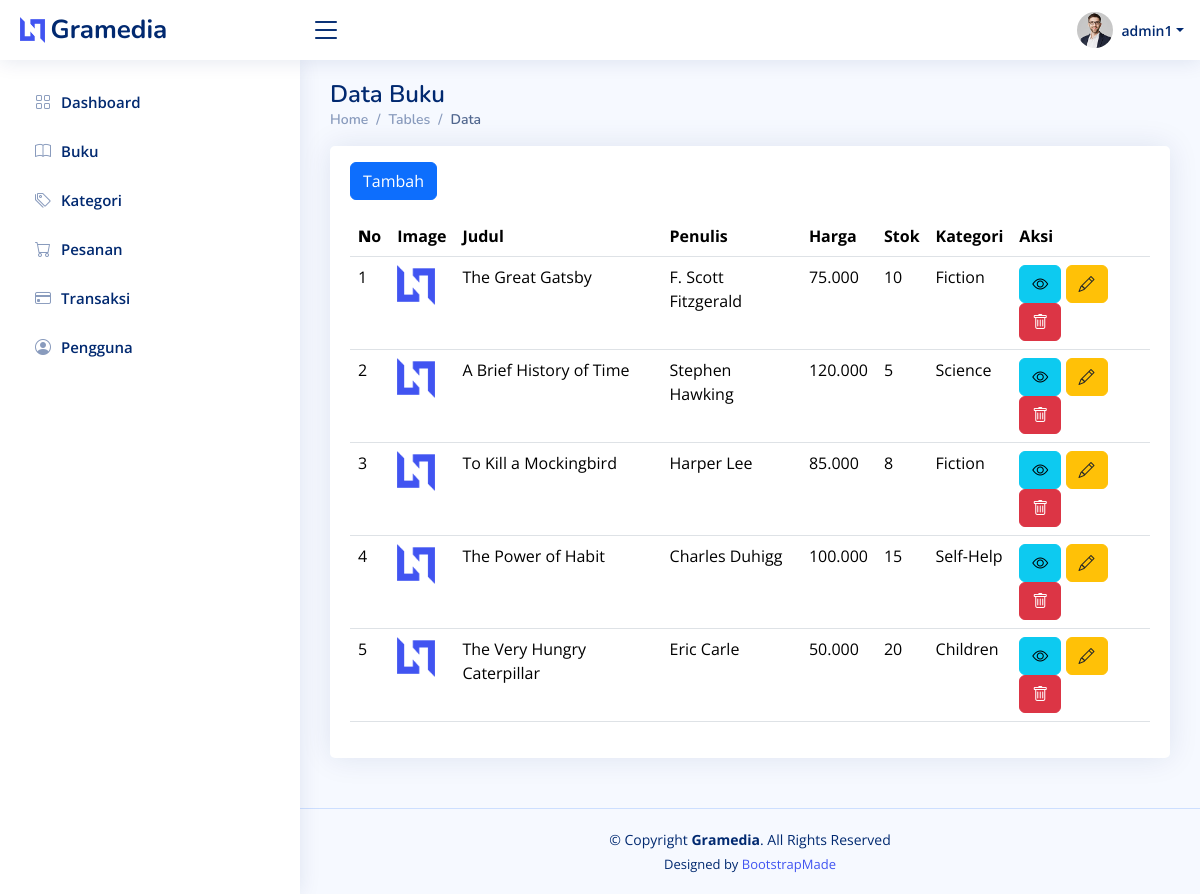
Page /admin/tables-buku.php (signed in) on the committed database.
### tables this page shows
CREATE TABLE `books` (
  `id_book` INT(11) NOT NULL AUTO_INCREMENT,
  `image` VARCHAR(255) NOT NULL,
  `title` VARCHAR(255) NOT NULL,
  `author` VARCHAR(255) NOT NULL,
  `price` DECIMAL(10, 2) NOT NULL,
  `stock` INT(11) NOT NULL,
  `id_category` INT(11),
  PRIMARY KEY (`id_book`),
  FOREIGN KEY (`id_category`) REFERENCES `categories` (`id_category`) ON DELETE SET NULL
);

CREATE TABLE `categories` (
  `id_category` INT(11) NOT NULL AUTO_INCREMENT,
  `name` VARCHAR(50) NOT NULL,
  PRIMARY KEY (`id_category`)
);

### admin/tables-buku.php (the view, shortened to what this page needs)
<?php
require_once("../koneksi.php");
?>
<!DOCTYPE html>
<html lang="en">
<head>
  <link
    href="assets/vendor/bootstrap/css/bootstrap.min.css"
    rel="stylesheet" />
  <link
    href="assets/vendor/bootstrap-icons/bootstrap-icons.css"
    rel="stylesheet" />
  <link href="assets/vendor/boxicons/css/boxicons.min.css" rel="stylesheet" />
  <link href="assets/vendor/quill/quill.snow.css" rel="stylesheet" />
  <link href="assets/vendor/quill/quill.bubble.css" rel="stylesheet" />
  <link href="assets/vendor/remixicon/remixicon.css" rel="stylesheet" />
  <link href="assets/vendor/simple-datatables/style.css" rel="stylesheet" />
  <link href="assets/css/style.css" rel="stylesheet" />
</head>
<body>
  <?php
  include 'header.php';
  include 'sidebar.php';
  ?>
  <main id="main" class="main">
    <div class="pagetitle">
      <h1>Data Buku</h1>
      <nav>
        <ol class="breadcrumb">
          <li class="breadcrumb-item"><a href="index.php">Home</a></li>
          <li class="breadcrumb-item">Tables</li>
          <li class="breadcrumb-item active">Data</li>
        </ol>
      </nav>
    </div>
    <section class="section">
      <div class="row">
        <div class="col-lg-12">
          <div class="card">
            <div class="card-body">
              <a href="forms-buku.php" class="btn btn-primary btn-custom my-3">
                Tambah
              </a>
              <table class="table datatable">
                <thead>
                  <tr>
                    <th><b>N</b>o</th>
                    <th>Image</th>
                    <th>Judul</th>
                    <th>Penulis</th>
                    <th>Harga</th>
                    <th>Stok</th>
                    <th>Kategori</th>
                    <th>Aksi</th>
                  </tr>
                </thead>
                <tbody>
                  <?php
                  $sql = "SELECT * FROM `books` LEFT JOIN categories ON books.id_category = categories.id_category";
                  $query = mysqli_query($koneksi, $sql);
                  $no = 1;
                  while ($row = mysqli_fetch_array($query)) {
                    $bookId = htmlspecialchars($row['id_book']);
                    $bookTitle = htmlspecialchars($row['title']);
                    $bookAuthor = htmlspecialchars($row['author']);
                    $bookPrice = number_format($row['price'], 0, ',', '.');
                    $bookStock = htmlspecialchars($row['stock']);
                    $bookCategory = htmlspecialchars($row['name']);
                    $bookImage = !empty($row['image']) ? '../../images/' . htmlspecialchars($row['image']) : 'assets/img/logo.png';
                  ?>
                    <tr>
                      <td><?php echo $no; ?></td>
                      <td>
                        <img src="<?php echo $bookImage; ?>" alt="<?php echo $bookTitle; ?>" style="width: auto; height: 40px;">
                      </td>
                      <td><?php echo $bookTitle; ?></td>
                      <td><?php echo $bookAuthor; ?></td>
                      <td><?php echo $bookPrice; ?></td>
                      <td><?php echo $bookStock; ?></td>
                      <td><?php echo $bookCategory; ?></td>
                      <td>
                        <button class="btn btn-info btn-view-book" data-id="<?php echo $bookId; ?>" data-bs-toggle="modal" data-bs-target="#modalDetailBook<?php echo $bookId; ?>" title="Lihat Detail">
                          <i class="bi bi-eye"></i>
                        </button>
                        <button class="btn btn-warning btn-edit-book" data-id="<?php echo $bookId; ?>" title="Edit Buku">
                          <a href="forms-buku.php?id=<?php echo $bookId; ?>" class="text-decoration-none text-dark">
                            <i class="bi bi-pencil"></i>
                          </a>
                        </button>
                        <button
                          class="btn btn-danger btn-delete-book"
                          data-id="<?php echo $bookId; ?>"
                          title="Hapus Buku">
                          <i class="bi bi-trash"></i>
                        </button>
                      </td>
                    </tr>
                  <?php $no++;
                  } ?>
                </tbody>
              </table>
            </div>
          </div>
        </div>
      </div>
    </section>
  </main>
  <?php
  include 'footer.php';
  ?>
</body>
</html>

### admin/header.php (shortened to what this page needs)
<header id="header" class="header fixed-top d-flex align-items-center">
    <div class="d-flex align-items-center justify-content-between">
        <a href="index.php" class="logo d-flex align-items-center">
            <img src="assets/img/logo.png" alt="" />
            <span class="d-none d-lg-block">Gramedia</span>
        </a>
        <i class="bi bi-list toggle-sidebar-btn"></i>
    </div>
    <nav class="header-nav ms-auto">
        <ul class="d-flex align-items-center">
            <li class="nav-item dropdown pe-3">
                <a
                    class="nav-link nav-profile d-flex align-items-center pe-0"
                    href="#"
                    data-bs-toggle="dropdown">
                    <img
                        src="assets/img/profile-img.jpg"
                        alt="Profile"
                        class="rounded-circle" />
                    <span class="d-none d-md-block dropdown-toggle ps-2"><?php echo $_SESSION['admin_username']; ?></span> </a>
            </li>
        </ul>
    </nav>
</header>

### admin/sidebar.php
<aside id="sidebar" class="sidebar">
    <ul class="sidebar-nav" id="sidebar-nav">
        <li class="nav-item">
            <a class="nav-link collapsed" href="index.php">
                <i class="bi bi-grid"></i>
                <span>Dashboard</span>
            </a>
        </li>
        <li class="nav-item">
            <a class="nav-link collapsed" href="tables-buku.php">
                <i class="bi bi-book"></i>
                <span>Buku</span>
            </a>
        </li>
        <li class="nav-item">
            <a class="nav-link collapsed" href="tables-kategori.php">
                <i class="bi bi-tags"></i>
                <span>Kategori</span>
            </a>
        </li>
        <li class="nav-item">
            <a class="nav-link collapsed" href="tables-pesanan.php">
                <i class="bi bi-cart"></i>
                <span>Pesanan</span>
            </a>
        </li>
        <li class="nav-item">
            <a class="nav-link collapsed" href="tables-transaksi.php">
                <i class="bi bi-credit-card"></i>
                <span>Transaksi</span>
            </a>
        </li>
        <li class="nav-item">
            <a class="nav-link collapsed" href="tables-pengguna.php">
                <i class="bi bi-person-circle"></i>
                <span>Pengguna</span>
            </a>
        </li>
    </ul>
</aside>

### admin/footer.php
<footer id="footer" class="footer">
    <div class="copyright">
        &copy; Copyright <strong><span>Gramedia</span></strong>. All Rights Reserved
    </div>
    <div class="credits">
        Designed by <a href="https://bootstrapmade.com/">BootstrapMade</a>
    </div>
</footer>

### admin/assets/css/style.css (style rules this page uses)
:root { scroll-behavior: smooth; }
body { font-family: "Open Sans", sans-serif; background: #f6f9ff; color: #444444; }
a { color: #4154f1; text-decoration: none; }
h1, h2, h3, h4, h5, h6 { font-family: "Nunito", sans-serif; }
#main { margin-top: 60px; padding: 20px 30px; transition: all 0.3s; }
.pagetitle { margin-bottom: 10px; }
.pagetitle h1 { font-size: 24px; margin-bottom: 0; font-weight: 600; color: #012970; }
.card { margin-bottom: 30px; border: none; border-radius: 5px; box-shadow: 0px 0 30px rgba(1, 41, 112, 0.1); }
.card-body { padding: 0 20px 20px 20px; }
.breadcrumb { font-size: 14px; font-family: "Nunito", sans-serif; color: #899bbd; font-weight: 600; }
.breadcrumb a { color: #899bbd; transition: 0.3s; }
.breadcrumb .breadcrumb-item::before { color: #899bbd; }
.breadcrumb .active { color: #51678f; font-weight: 600; }
.logo { line-height: 1; }
@media (min-width: 1200px) { .logo { width: 280px; } }
.logo img { max-height: 26px; margin-right: 6px; }
.logo span { font-size: 26px; font-weight: 700; color: #012970; font-family: "Nunito", sans-serif; }
.header { transition: all 0.5s; z-index: 997; height: 60px; box-shadow: 0px 2px 20px rgba(1, 41, 112, 0.1); background-color: #fff; padding-left: 20px; }
.header .toggle-sidebar-btn { font-size: 32px; padding-left: 10px; cursor: pointer; color: #012970; }
.header-nav ul { list-style: none; }
.header-nav>ul { margin: 0; padding: 0; }
.header-nav .nav-profile { color: #012970; }
.header-nav .nav-profile img { max-height: 36px; }
.header-nav .nav-profile span { font-size: 14px; font-weight: 600; }
.sidebar { position: fixed; top: 60px; left: 0; bottom: 0; width: 300px; z-index: 996; transition: all 0.3s; padding: 20px; overflow-y: auto; scrollbar-width: thin; scrollbar-color: #aab7cf transparent; box-shadow: 0px 0px 20px rgba(1, 41, 112, 0.1); background-color: #fff; }
@media (min-width: 1200px) { #main, #footer { margin-left: 300px; } }
.sidebar-nav { padding: 0; margin: 0; list-style: none; }
.sidebar-nav li { padding: 0; margin: 0; list-style: none; }
.sidebar-nav .nav-item { margin-bottom: 5px; }
.sidebar-nav .nav-link { display: flex; align-items: center; font-size: 15px; font-weight: 600; color: #4154f1; transition: 0.3; background: #f6f9ff; padding: 10px 15px; border-radius: 4px; }
.sidebar-nav .nav-link i { font-size: 16px; margin-right: 10px; color: #4154f1; }
.sidebar-nav .nav-link.collapsed { color: #012970; background: #fff; }
.sidebar-nav .nav-link.collapsed i { color: #899bbd; }
.footer { padding: 20px 0; font-size: 14px; transition: all 0.3s; border-top: 1px solid #cddfff; }
.footer .copyright { text-align: center; color: #012970; }
.footer .credits { padding-top: 5px; text-align: center; font-size: 13px; color: #012970; }

### rows in the picture
books: title "The Great Gatsby", author "F. Scott Fitzgerald", price "75.000", stock "10", id_category.name "Fiction"
books: title "A Brief History of Time", author "Stephen Hawking", price "120.000", stock "5", id_category.name "Science"
books: title "To Kill a Mockingbird", author "Harper Lee", price "85.000", stock "8", id_category.name "Fiction"
books: title "The Power of Habit", author "Charles Duhigg", price "100.000", stock "15", id_category.name "Self-Help"
books: title "The Very Hungry Caterpillar", author "Eric Carle", price "50.000", stock "20", id_category.name "Children"

### other values in the picture
$_SESSION['admin_username'] "admin1"
